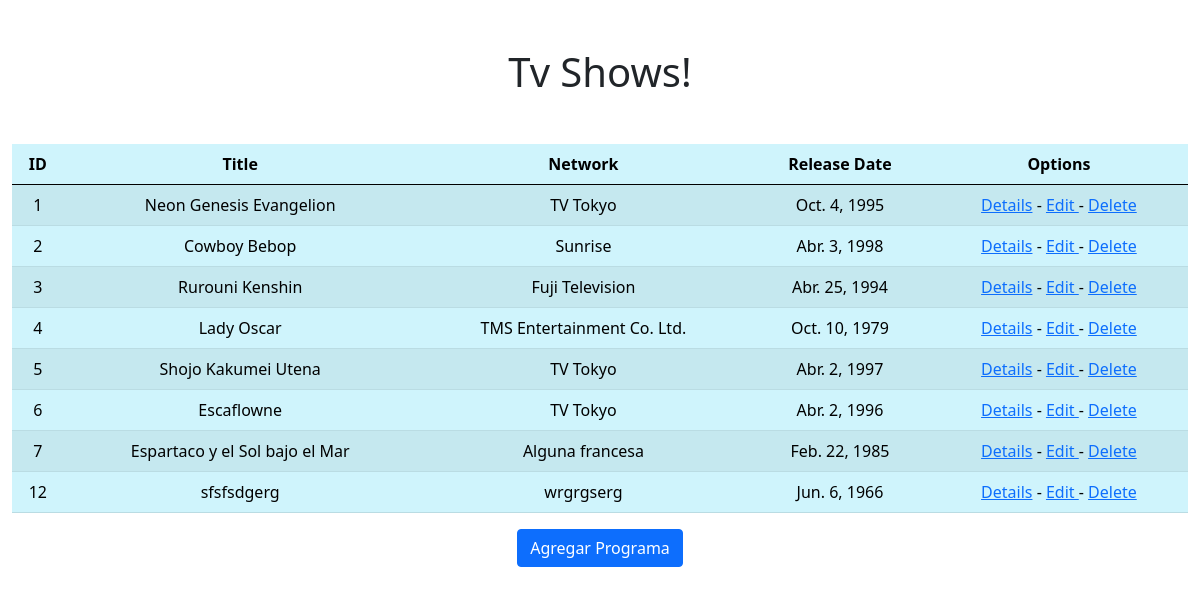
The page / on the database its author committed.
### core/models.py (models this page shows, shortened)
class TvShow(models.Model):
    title = models.CharField(max_length=100)
    network = models.CharField(max_length=100)
    release_date = models.DateField()
    description = models.TextField(max_length=255)
    created_at = models.DateTimeField(auto_now_add=True, null=True)
    updated_at = models.DateTimeField(auto_now=True, null=True)

### core/views.py (the view)
# urls.py: path('', views.tv_show),
def tv_show(request):
    if request.method == 'GET':
        context = {
            'tvshows': TvShow.objects.all(),
        }
        return render(request, 'shows.html', context)

### core/templates/shows.html (shortened to what this page needs)
{% extends "base.html" %}
{% block encabezado %}Tv Shows! {% endblock %}
{% block contenido %}
<div class="container-fluid mt-5">
    <div class="row justify-content-center">
        <div class="col-sm-12 col align-self-center">
            <table class="table table-success table-striped table-info">
                <thead>
                    <tr class="text-center">
                        <th>ID</th>
                        <th>Title</th>
                        <th>Network</th>
                        <th>Release Date</th>
                        <th>Options</th>
                    </tr>
                </thead>
                <tbody>
                    {% for s in tvshows %}
                    <tr class="text-center">
                        <td>{{s.id}}</td>
                        <td>{{s.title}}</td>
                        <td>{{s.network}}</td>
                        <td>{{s.release_date}}</td>
                        <td><a href="display_show/{{s.id}}"> Details</a> - <a href="edit_show/{{s.id}}"> Edit </a> - <a href="delete_show/{{s.id}}"> Delete </a></td>
                    </tr>
                    {% endfor %}
                </tbody>
            </table>
            <div class="text-center mt-1">
                <button type="button" class="btn btn-primary"> <a href="/add_show" class="text-decoration-none text-white">
                        Agregar Programa </a></button>
            </div>
        </div>
        {% endblock %}

### core/templates/base.html (shortened to what this page needs)
<!DOCTYPE html>
<html lang="es">
<head>
    <link href="https://cdn.jsdelivr.net/npm/bootstrap@5.1.0/dist/css/bootstrap.min.css" rel="stylesheet">
    {% load static %}
</head>
<body>
    <div class="text-center mt-5">
        <h1>{% block encabezado %} {% endblock %}</h1>
    </div>
    {% block contenido %}
    {% endblock %}
</body>
</html>

### rows shown on the page
TvShow: id "1", title "Neon Genesis Evangelion", network "TV Tokyo", release_date "Oct. 4, 1995"
TvShow: id "2", title "Cowboy Bebop", network "Sunrise", release_date "Abr. 3, 1998"
TvShow: id "3", title "Rurouni Kenshin", network "Fuji Television", release_date "Abr. 25, 1994"
TvShow: id "4", title "Lady Oscar", network "TMS Entertainment Co. Ltd.", release_date "Oct. 10, 1979"
TvShow: id "5", title "Shojo Kakumei Utena", network "TV Tokyo", release_date "Abr. 2, 1997"
TvShow: id "6", title "Escaflowne", network "TV Tokyo", release_date "Abr. 2, 1996"
TvShow: id "7", title "Espartaco y el Sol bajo el Mar", network "Alguna francesa", release_date "Feb. 22, 1985"
TvShow: id "12", title "sfsfsdgerg", network "wrgrgserg", release_date "Jun. 6, 1966"
